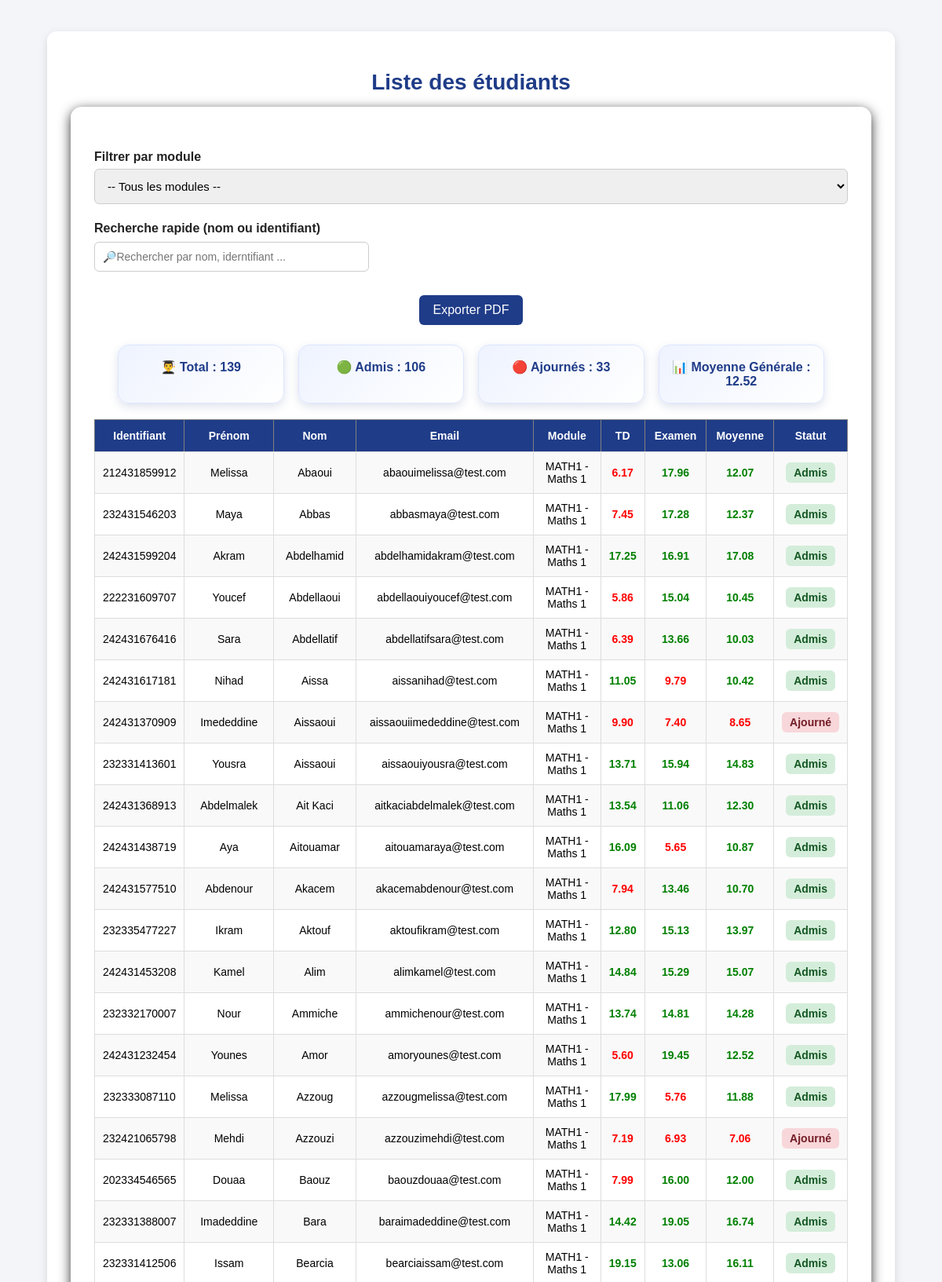
Page /public/students_list.php (signed in, upper part) on the committed database.
### tables this page shows
CREATE TABLE `modules` (
  `id` int(11) NOT NULL,
  `code` varchar(20) NOT NULL,
  `name` varchar(20) NOT NULL,
  `teacher_id` int(11) NOT NULL,
  `coefficient` int(11) DEFAULT NULL
);

CREATE TABLE `users` (
  `id` int(11) NOT NULL COMMENT 'technical id for the db',
  `identifier` varchar(20) NOT NULL COMMENT 'employee id/ matricule',
  `password` varchar(255) NOT NULL,
  `role` enum('student','teacher','admin') NOT NULL,
  `first_name` varchar(20) NOT NULL,
  `last_name` varchar(20) NOT NULL,
  `email` varchar(50) NOT NULL,
  `created` timestamp NOT NULL DEFAULT current_timestamp() ON UPDATE current_timestamp() COMMENT 'timestamp for creation of the account',
  `status` tinyint(1) NOT NULL DEFAULT 1
  
);

### public/students_list.php (the view, shortened to what this page needs)
<?php
require_once "../config/bd.php";
$is_admin = $_SESSION["role"] === "admin";
$teacher_id = $_SESSION["id"] ?? 0;
$filter_module = isset($_GET["module_id"]) ? intval($_GET["module_id"]) : 0;
if ($is_admin) {
    $sql = "
        SELECT id, identifier, first_name, last_name, email,status
        FROM users
        WHERE role = 'student'
        ORDER BY last_name ASC, first_name ASC
    ";
    $stmt = mysqli_prepare($conn, $sql);
} else {
    $sql = "
        SELECT
            users.id,
            users.identifier,
            users.first_name,
            users.last_name,
            users.email,
            modules.id AS module_id,
            modules.code,
            modules.name AS module_name,
            ROUND(MAX(CASE WHEN notes.type = 'td' THEN notes.value END), 2) AS td_note,
            ROUND(MAX(CASE WHEN notes.type = 'exam' THEN notes.value END), 2) AS exam_note
        FROM users
        CROSS JOIN modules
        LEFT JOIN notes
            ON notes.student_id = users.id
            AND notes.module_id = modules.id
        WHERE users.role = 'student'
          AND modules.teacher_id = ?
    ";
    $sql .= "
        GROUP BY users.id, users.identifier, users.first_name, users.last_name, users.email, modules.id, modules.code, modules.name
        ORDER BY users.last_name ASC, users.first_name ASC
    ";
    $stmt = mysqli_prepare($conn, $sql);
    if ($filter_module > 0) {
        mysqli_stmt_bind_param($stmt, "ii", $teacher_id, $filter_module);
    } else {
        mysqli_stmt_bind_param($stmt, "i", $teacher_id);
    }
}
mysqli_stmt_execute($stmt);
$result = mysqli_stmt_get_result($stmt);
$rows = [];
while ($row = mysqli_fetch_assoc($result)) {
    $rows[] = $row;
}
$total = 0;
$admis = 0;
$ajourne = 0;
$somme_moyennes = 0;
if (!$is_admin) {
    foreach ($rows as $user) {
        $td = $user["td_note"];
        $exam = $user["exam_note"];
        $moyenne = ($td !== null && $exam !== null) ? round(($td * 0.4) + ($exam * 0.6), 2) : null;
        if ($moyenne !== null) {
            $total++;
            $somme_moyennes += $moyenne;
            if ($moyenne >= 10) {
                $admis++;
            } else {
                $ajourne++;
            }
        }
    }
}
$moyenne_generale = ($total > 0) ? round($somme_moyennes / $total, 2) : 0;
?>
<!DOCTYPE html>
<html lang="fr">
<head>
    <link rel="stylesheet" href="assets/style.css">
</head>
<body>
<div class="container">
    <h1>Liste des étudiants</h1>
    <div class="card">
        <?php if (!$is_admin): ?>
            <form method="GET" class="module-filter-box">
                <label for="module_id">Filtrer par module</label>
                <select name="module_id" id="module_id" onchange="this.form.submit()">
                    <option value="0">-- Tous les modules --</option>
                </select>
            </form>
        <?php endif; ?>
        <div class="search-box">
            <label for="searchInput">Recherche rapide (nom ou identifiant)</label>
            <input type="text" id="searchInput" placeholder="🔎Rechercher par nom, iderntifiant ...">
        </div>
            <button class="btn export-btn" onclick="exportPDF()">Exporter PDF</button>
        <div id="pdf-content">
            <?php if (!$is_admin): ?>
                <div class="stats-box">
                    <div class="stat-item">👨‍🎓 Total : <?php echo $total; ?></div>
                    <div class="stat-item">🟢 Admis : <?php echo $admis; ?></div>
                    <div class="stat-item">🔴 Ajournés : <?php echo $ajourne; ?></div>
                    <div class="stat-item">📊 Moyenne Générale : <?php echo number_format($moyenne_generale, 2); ?></div>
                </div>
            <?php endif; ?>
            <table border="1" width="100%" cellpadding="10" cellspacing="0" id="dataTable">
                <tr>
                    <th>Identifiant</th>
                    <th>Prénom</th>
                    <th>Nom</th>
                    <th>Email</th>
                    <?php if (!$is_admin): ?>
                        <th>Module</th>
                        <th>TD</th>
                        <th>Examen</th>
                        <th>Moyenne</th>
                        <th>Statut</th>
                    <?php endif; ?>
                </tr>
                <?php foreach ($rows as $user) : ?>
                    <tr>
                        <td><?php echo htmlspecialchars($user["identifier"]); ?></td>
                        <td><?php echo htmlspecialchars($user["first_name"]); ?></td>
                        <td><?php echo htmlspecialchars($user["last_name"]); ?></td>
                        <td><?php echo htmlspecialchars($user["email"]); ?></td>
                        <?php if (!$is_admin): ?>
                            <?php
                            $td = $user["td_note"];
                            $exam = $user["exam_note"];
                            $moyenne = ($td !== null && $exam !== null) ? round(($td + $exam) / 2, 2) : null;
                            ?>
                            <td><?php echo htmlspecialchars($user["code"] . " - " . $user["module_name"]); ?></td>
                            <td class="<?php echo ($td !== null && $td >= 10) ? 'good' : 'bad'; ?>">
                                <?php echo ($td !== null) ? number_format($td, 2) : "-"; ?>
                            </td>
                            <td class="<?php echo ($exam !== null && $exam >= 10) ? 'good' : 'bad'; ?>">
                                <?php echo ($exam !== null) ? number_format($exam, 2) : "-"; ?>
                            </td>
                            <td class="<?php echo ($moyenne !== null && $moyenne >= 10) ? 'good' : 'bad'; ?>">
                                <?php echo ($moyenne !== null) ? number_format($moyenne, 2) : "-"; ?>
                            </td>
                            <td>
                                <?php
                                if ($moyenne === null) {
                                    echo "-";
                                } elseif ($moyenne >= 10) {
                                    echo "<span class='status-pass'>Admis</span>";
                                } else {
                                    echo "<span class='status-fail'>Ajourné</span>";
                                }
                                ?>
                            </td>
                        <?php endif; ?>
                    </tr>
                <?php endforeach; ?>
            </table>
        </div>
    </div>
</div>
</body>
</html>

### public/assets/style.css (style rules this page uses)
* { box-sizing: border-box; }
body { font-family: Arial, sans-serif; background-color: #f3f5f9; margin: 0; padding: 0; overflow-x: hidden; }
.container { width: 90%; max-width: 1100px; margin: 40px auto; background-color: #ffffff; padding: 30px; border-radius: 12px; box-shadow: 0 4px 12px rgba(0, 0, 0, 0.12); text-align: center; }
h1 { color: #1f3c88; margin-bottom: 15px; font-size: 28px; }
form { margin-top: 20px; text-align: left; }
label { display: block; margin-top: 12px; margin-bottom: 6px; color: #222; font-weight: bold; }
input, select { width: 100%; padding: 12px; border: 1px solid #ccc; border-radius: 6px; margin-bottom: 10px; font-size: 15px; box-sizing: border-box; }
.btn { display: inline-block; width: 100%; background-color: #1f3c88; color: white; text-decoration: none; padding: 12px 25px; border: none; border-radius: 6px; font-size: 16px; cursor: pointer; margin-top: 10px; text-align: center; }
.card { background-color: #ffffff; border-radius: 14px; padding: 35px 30px; box-shadow: 0 4px 15px rgba(0, 0, 0, 0.8); text-align: center; }
table { width: 100%; border-collapse: collapse; margin-top: 20px; font-size: 14px; }
table th { background-color: #1f3c88; color: white; padding: 12px; }
table td { border: 1px solid #ddd; padding: 10px; }
table tr:nth-child(even) { background-color: #f9f9f9; }
.good { color: green; font-weight: bold; }
.bad { color: red; font-weight: bold; }
.search-box { margin-bottom: 20px; text-align: left; }
.search-box label { display: block; margin-bottom: 8px; font-weight: bold; }
.search-box input { width: 100%; max-width: 350px; padding: 10px; border-radius: 6px; border: 1px solid #ccc; font-size: 14px; }
table td:last-child { font-weight: bold; }
table td { text-align: center; }
table th { text-align: center; }
.status-pass { background-color: #d4edda; color: #155724; padding: 5px 10px; border-radius: 6px; font-weight: bold; display: inline-block; }
.status-fail { background-color: #f8d7da; color: #721c24; padding: 5px 10px; border-radius: 6px; font-weight: bold; display: inline-block; }
.stats-box { display: grid; grid-template-columns: repeat(4, 1fr); gap: 18px; margin: 25px auto 10px auto; max-width: 900px; }
.stat-item { background: linear-gradient(135deg, #eef3ff, #ffffff); color: #1f3c88; padding: 18px 15px; border-radius: 14px; font-weight: bold; font-size: 16px; text-align: center; box-shadow: 0 4px 12px rgba(31, 60, 136, 0.15); border: 1px solid #dce6ff; }
.export-btn { width: auto; padding: 10px 18px; margin-top: 0; }

### rows in the picture
modules: users.identifier "212431859912", users.first_name "Melissa", users.last_name "Abaoui", users.email "abaouimelissa@test.com", code+name "MATH1 - Maths 1", td "6.17", exam "17.96", moyenne "12.07", shows "Admis", users.identifier "232431546203", users.first_name "Maya", users.last_name "Abbas", users.email "abbasmaya@test.com", td "7.45", exam "17.28", moyenne "12.37", users.identifier "242431599204", users.first_name "Akram", users.last_name "Abdelhamid", users.email "abdelhamidakram@test.com", td "17.25", exam "16.91", moyenne "17.08", users.identifier "222231609707", users.first_name "Youcef", users.last_name "Abdellaoui", users.email "abdellaouiyoucef@test.com", td "5.86", exam "15.04", moyenne "10.45", users.identifier "242431676416", users.first_name "Sara", users.last_name "Abdellatif", users.email "abdellatifsara@test.com", td "6.39", exam "13.66", moyenne "10.03", users.identifier "242431617181", users.first_name "Nihad", users.last_name "Aissa", users.email "aissanihad@test.com", td "11.05", exam "9.79", moyenne "10.42", users.identifier "242431370909", users.first_name "Imededdine", users.last_name "Aissaoui", users.email "aissaouiimededdine@test.com", td "9.90", exam "7.40", moyenne "8.65", users.identifier "232331413601", users.first_name "Yousra", users.email "aissaouiyousra@test.com", td "13.71", exam "15.94", moyenne "14.83", users.identifier "242431368913", users.first_name "Abdelmalek", users.last_name "Ait Kaci", users.email "aitkaciabdelmalek@test.com", td "13.54", exam "11.06", moyenne "12.30", users.identifier "242431438719", users.first_name "Aya", users.last_name "Aitouamar", users.email "aitouamaraya@test.com", td "16.09", exam "5.65", moyenne "10.87", users.identifier "242431577510", users.first_name "Abdenour", users.last_name "Akacem", users.email "akacemabdenour@test.com", td "7.94", exam "13.46", moyenne "10.70", users.identifier "232335477227", users.first_name "Ikram", users.last_name "Aktouf", users.email "aktoufikram@test.com", td "12.80", exam "15.13", moyenne "13.97", users.identifier "242431453208", users.first_name "Kamel", users.last_name "Alim", users.email "alimkamel@test.com", td "14.84", exam "15.29", moyenne "15.07", users.identifier "232332170007", users.first_name "Nour", users.last_name "Ammiche", users.email "ammichenour@test.com", td "13.74", exam "14.81", moyenne "14.28", users.identifier "242431232454", users.first_name "Younes", users.last_name "Amor", users.email "amoryounes@test.com", td "5.60", exam "19.45", moyenne "12.52", users.identifier "232333087110", users.last_name "Azzoug", users.email "azzougmelissa@test.com", td "17.99", exam "5.76", moyenne "11.88", users.identifier "232421065798", users.first_name "Mehdi", users.last_name "Azzouzi", users.email "azzouzimehdi@test.com", td "7.19", exam "6.93", moyenne "7.06", users.identifier "202334546565", users.first_name "Douaa", users.last_name "Baouz", users.email "baouzdouaa@test.com", td "7.99", exam "16.00", moyenne "12.00", users.identifier "232331388007", users.first_name "Imadeddine", users.last_name "Bara", users.email "baraimadeddine@test.com", td "14.42", exam "19.05", moyenne "16.74", users.identifier "232331412506", users.first_name "Issam", users.last_name "Bearcia", users.email "bearciaissam@test.com", td "19.15", exam "13.06", moyenne "16.11"

### other values in the picture
$total "139"
$admis "106"
$ajourne "33"
$moyenne_generale "12.52"
